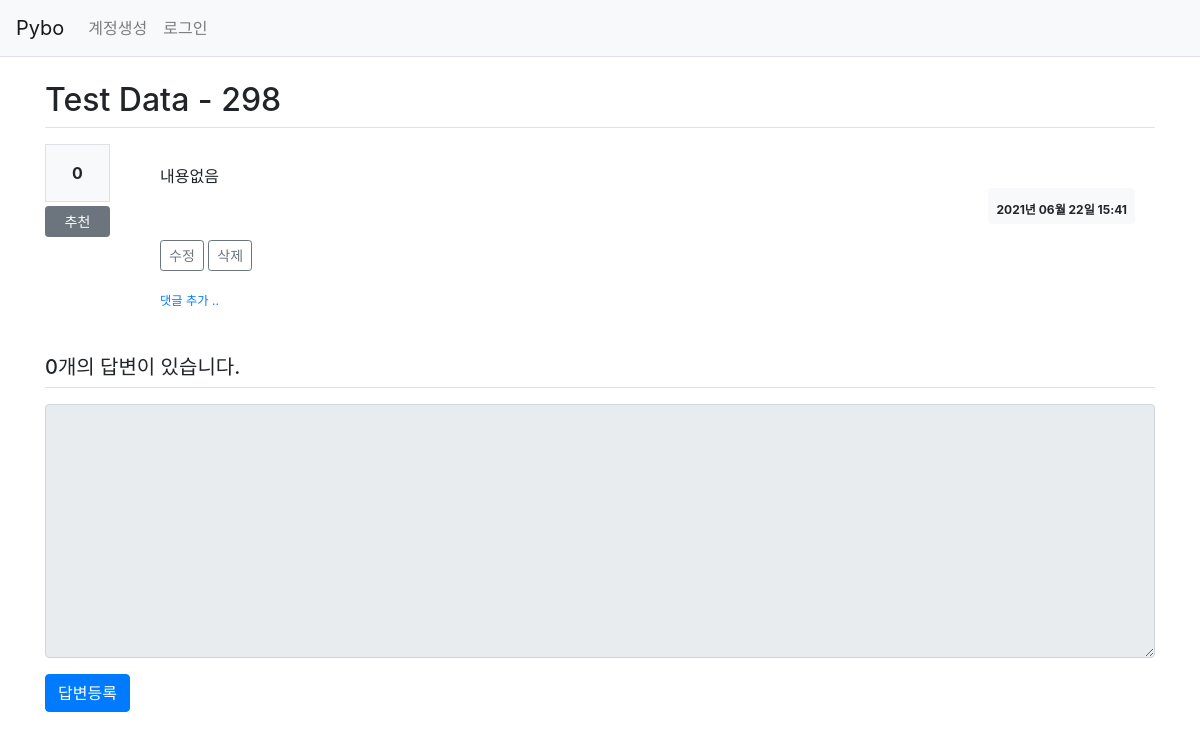
Page /question/detail/302/ on the earlier database version.
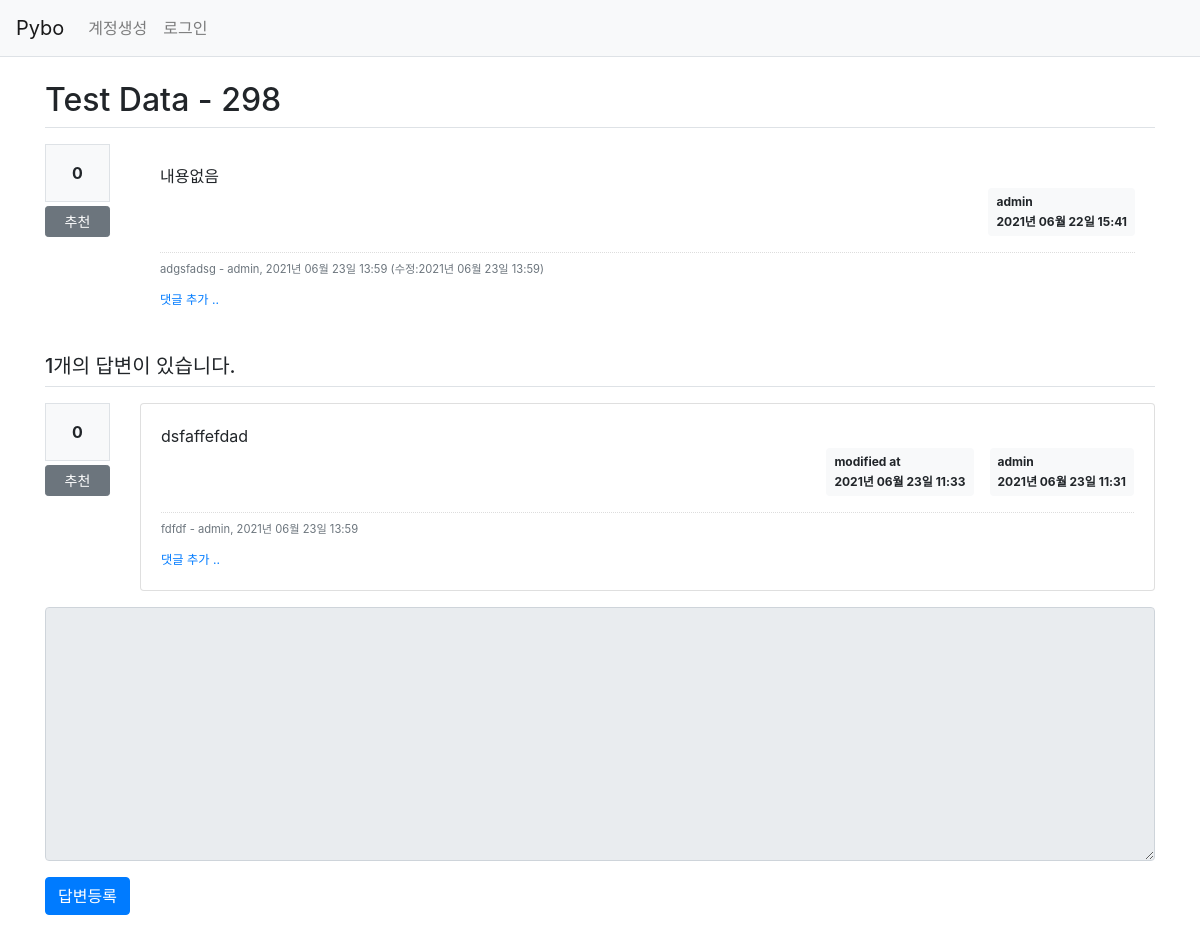
Same page on the later database version.
### pybo/models.py (models this page shows)
class User(db.Model):
    id = db.Column(db.Integer, primary_key=True)
    username = db.Column(db.String(150), unique=True, nullable=False)
    password = db.Column(db.String(200), nullable=False)
    email = db.Column(db.String(120), unique=True, nullable=False)

class Comment(db.Model):
    id = db.Column(db.Integer, primary_key=True)
    user_id = db.Column(db.Integer, db.ForeignKey('user.id', ondelete='CASCADE'), nullable=False)
    user = db.relationship('User', backref=db.backref('comment_set'))
    content = db.Column(db.Text(), nullable=False)
    create_date = db.Column(db.DateTime(), nullable=False)
    modify_date = db.Column(db.DateTime())
    question_id = db.Column(db.Integer, db.ForeignKey('question.id', ondelete='CASCADE'), nullable=True)
    question = db.relationship('Question', backref=db.backref('comment_set'))
    answer_id = db.Column(db.Integer, db.ForeignKey('answer.id', ondelete='CASCADE'), nullable=True)
    answer = db.relationship('Answer', backref=db.backref('comment_set'))

class Answer(db.Model):
    id = db.Column(db.Integer, primary_key=True)
    question_id = db.Column(db.Integer, db.ForeignKey('question.id', ondelete='CASCADE'))
    question = db.relationship('Question', backref=db.backref('answer_set'))
    content = db.Column(db.Text(), nullable=False)
    create_date = db.Column(db.DateTime(), nullable=False)
    modify_date = db.Column(db.DateTime(), nullable=True)
    user_id = db.Column(db.Integer, db.ForeignKey('user.id', ondelete='CASCADE'), nullable=False)
    user = db.relationship('User', backref=db.backref('answer_set'))
    voter = db.relationship('User', secondary=answer_voter, backref=db.backref('answer_voter_set'))

### pybo/views/question_views.py (the view)
@bp.route('/detail/<int:question_id>/')
def detail(question_id):
    form = AnswerForm()
    question = Question.query.get_or_404(question_id)
    return render_template('question/question_detail.html', question=question, form=form)

### pybo/forms.py
class AnswerForm(FlaskForm):
    content = TextAreaField('내용', validators=[DataRequired('내용을 입력하세요.')])

### pybo/filter.py (called while the page is built)
def format_datetime(value, fmt='%Y년 %m월 %d일 %H:%M'):
    return value.strftime(fmt)

### pybo/views/auth_views.py (called while the page is built)
@bp.before_app_request
def load_logged_in_user():
    user_id = session.get('user_id')
    if user_id is None:
        g.user = None
    else:
        g.user = User.query.get(user_id)

### pybo/templates/question/question_detail.html (shortened to what the changed rows need)
{% extends 'base.html' %}
{% block content %}
<div class="container my-3">
    <h2 class="border-bottom py-2">{{ question.subject }}</h2>
    <div class="row my-3">
        <div class="col-1">
        </div>
        <div class="col-11">
            <div class="card-body">
                <div class="d-flex justify-content-end">
                    <div class="badge badge-light p-2 text-left">
                        <div class="mb-2">{{ question.user.username }}</div>
                        <div>{{ question.create_date|datetime }}</div>
                    </div>
                </div>
                {% if g.user == question.user %}
                <div class="my-3">
                    <a href="{{ url_for('question.modify', question_id=question.id) }}"
                       class="btn btn-sm btn-outline-secondary">수정</a>
                    <a href="#" class="delete btn btn-sm btn-outline-secondary"
                       data-uri="{{ url_for('question.delete', question_id=question.id) }}">삭제</a>
                </div>
                {% endif %}
                {% if question.comment_set|length > 0 %}
                <div class="mt-3">
                {% for comment in question.comment_set %}
                    <div class="comment py-2 text-muted">
                        <span style="white-space: pre-line;">{{ comment.content }}</span>
                        <span>
                            - {{ comment.user.username }}, {{ comment.create_date|datetime }}
                            {% if comment.modify_date %}
                            (수정:{{ comment.modify_date|datetime }})
                            {% endif %}
                        </span>
                    </div>
                {% endfor %}
                </div>
                {% endif %}
            </div>
        </div>
    </div>
    <h5 class="border-bottom my-3 py-2">{{ question.answer_set|length }}개의 답변이 있습니다.</h5>
    {% for answer in question.answer_set %}
    <div class="row my-3">
        <div class="col-1">
            <div class="bg-light text-center p-3 border font-weight-bolder mb-1">{{ answer.voter|length }}</div>
            <a href="#" data-uri="{{ url_for('vote.answer', answer_id=answer.id) }}"
               class="recommend btn btn-sm btn-secondary btn-block my-1">추천</a>
        </div>
        <div class="col-11">
            <div class="card">
                <div class="card-body">
                    <div class="card-text" style="white-space: pre-line;">{{ answer.content }}</div>
                    <div class="d-flex justify-content-end">
                        {% if answer.modify_date %}
                        <div class="badge badge-light p-2 text-left mx-3">
                            <div class="mb-2">modified at</div>
                            <div>{{ answer.modify_date|datetime }}</div>
                        </div>
                        {% endif %}
                        <div class="badge badge-light p-2 text-left">
                            <div class="mb-2">{{ answer.user.username }}</div>
                            <div>{{ answer.create_date|datetime }}</div>
                        </div>
                    </div>
                    {% if answer.comment_set|length > 0 %}
                    <div class="mt-3">
                    {% for comment in answer.comment_set %}
                        <div class="comment py-2 text-muted">
                            <span style="white-space: pre-line;">{{ comment.content }}</span>
                            <span>
                                - {{ comment.user.username }}, {{ comment.create_date|datetime }}
                            </span>
                        </div>
                    {% endfor %}
                    </div>
                    {% endif %}
                    <div>
                        <a href="{{ url_for('comment.create_answer', answer_id=answer.id) }}"
                        class="small"><small>댓글 추가 ..</small></a>
                    </div>
                </div>
            </div>
        </div>
    </div>
    {% endfor %}
    <form action="{{ url_for('answer.create', question_id=question.id) }}" method="post" class="my-3">
        <div class="form-group">
        </div>
        <input type="submit" value="답변등록" class="btn btn-primary">
    </form>
</div>
{% endblock %}

Differences in the rows shown:
added User: user.username "admin"
added Comment: content "adgsfadsg", user.username "admin", create_date "2021년 06월 23일 13:59", modify_date "2021년 06월 23일 13:59", shown under "Test Data - 298"
added Answer: voter|length "0", content "dsfaffefdad", modify_date "2021년 06월 23일 11:33", user.username "admin", create_date "2021년 06월 23일 11:31"
added Comment: content "fdfdf", user.username "admin", create_date "2021년 06월 23일 13:59", shown under "0"
Other differences:
{{ question.answer_set|length }}: "0" → "1"
text no longer shown: "수정 삭제"
